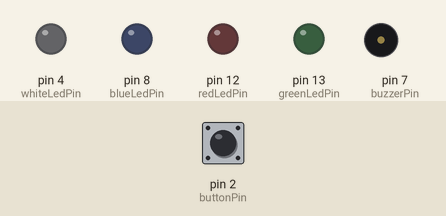
Recording of a sketch running on a simulated Arduino Uno, built with avr-gcc and run on an emulated ATmega328P. Shown: output pins drawn as LEDs (lit = HIGH), buzzer (waves = sounding). Dashed ring = blinking. The inputs (shaded band) are chosen by the test bench; at power-on: pin 2 (buttonPin) LOW.

Above: at 1.2 s.
1.3 s: pin 2 (buttonPin) pulled HIGH for 0.15 s
At 1.45 s:
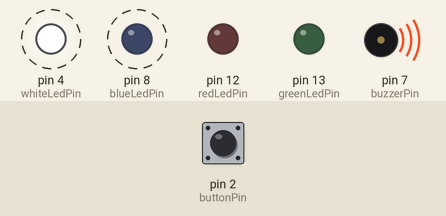
4.3 s: pin 2 (buttonPin) pulled HIGH for 3.2 s
At 4.65 s:
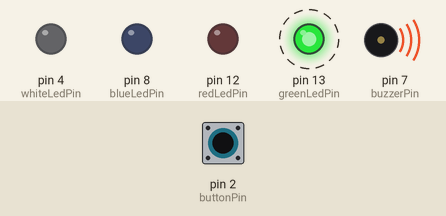
At 5.0 s:
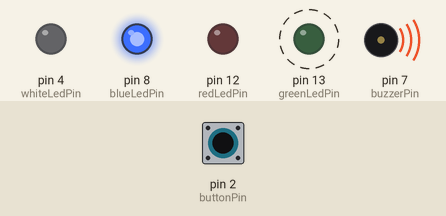
Timing chart, 0 to 9.3 s (numbered marks = the images above; inputs shaded):
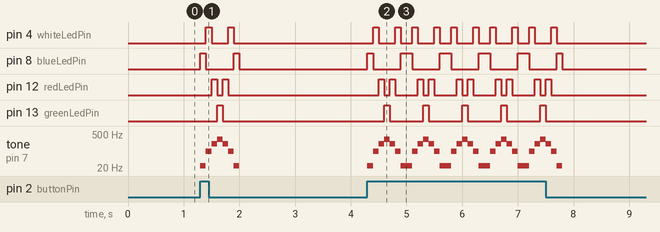

Measured:
- after the input at 1.3 s, pin 4 (whiteLedPin): alternates HIGH for 0.10 s and LOW for 0.30 s, 4 changes in all, then stays LOW, starting after 0.10 s; pin 8 (blueLedPin): alternates HIGH for 0.10 s and LOW for 0.50 s, 4 changes in all, then stays LOW, starting at once
- after the input at 4.3 s, pin 4 (whiteLedPin): LOW → HIGH after 0.10 s, then repeats every 0.70 s: LOW 0.30 s, HIGH 0.10 s, LOW 0.20 s, HIGH 0.10 s, until it stays LOW from 7.7 s; pin 8 (blueLedPin): goes HIGH 0.10 s, 4 × (LOW 0.50 s, HIGH 0.20 s), LOW 0.50 s, HIGH 0.10 s, then LOW, starting at once

The sketch:

Make_It_Blink.ino
```cpp
// This is the code to make an LED blink on and off.

// The first step is to define a variable called "ledPin."
// Whenever the computer sees "ledPin" in the program, the computer will think of it as the number 13
// The "const" tells the computer that "ledPin" is constant and cannot be changed in the program
// The "int" tells the computer that "ledPin" is an integer, such as 13, and not another type of number such as 13.5
// Note that each line of code we write must end in a ;
const int greenLedPin = 13;
const int whiteLedPin = 4;
const int redLedPin = 12;
const int blueLedPin = 8;
const int delayTime = 100;
const int buzzerPin = 7;
const int buttonPin = 2;
int buttonState = 0;

void setup() {
  // Here we’ll set up pin 13 to receive the output that turns the LED on and off.
  // We’ll use the pinMode() function to to this.  This function needs two values to operate.
  // The first value is the pin number, and the second value is either INPUT or OUTPUT.
  pinMode(greenLedPin,OUTPUT);
  pinMode(whiteLedPin,OUTPUT);
  pinMode(redLedPin,OUTPUT);
  pinMode(blueLedPin,OUTPUT);
  pinMode (buzzerPin, OUTPUT);
  pinMode (buttonPin, INPUT);
}

//We are done with our setup for this sketch so we can begin the loop.

void loop() {

// read the state of the pushbutton value:
  buttonState = digitalRead(buttonPin);

  if(buttonState == HIGH){
    //blue on all others off
    digitalWrite(greenLedPin,LOW);
    digitalWrite(whiteLedPin,LOW);
    digitalWrite(redLedPin,LOW);
    digitalWrite(blueLedPin,HIGH);
    tone(buzzerPin, 25);
    delay(delayTime);

    //white on all others off
    digitalWrite(greenLedPin,LOW);
    digitalWrite(whiteLedPin,HIGH);
    digitalWrite(redLedPin,LOW);
    digitalWrite(blueLedPin,LOW);
    tone(buzzerPin, 100);
    delay(delayTime);

    //red on all others off
    digitalWrite(greenLedPin,LOW);
    digitalWrite(whiteLedPin,LOW);
    digitalWrite(redLedPin,HIGH);
    digitalWrite(blueLedPin,LOW);
    tone(buzzerPin, 200);
    delay(delayTime);

    //green on all others off
    digitalWrite(greenLedPin,HIGH);
    digitalWrite(whiteLedPin,LOW);
    digitalWrite(redLedPin,LOW);
    digitalWrite(blueLedPin,LOW);
    tone(buzzerPin, 300);
    delay(delayTime);

    //red on all others off
    digitalWrite(greenLedPin,LOW);
    digitalWrite(whiteLedPin,LOW);
    digitalWrite(redLedPin,HIGH);
    digitalWrite(blueLedPin,LOW);
    tone(buzzerPin, 200);
    delay(delayTime);

    //white on all others off
    digitalWrite(greenLedPin,LOW);
    digitalWrite(whiteLedPin,HIGH);
    digitalWrite(redLedPin,LOW);
    digitalWrite(blueLedPin,LOW);
    tone(buzzerPin, 100);
    delay(delayTime);

    //blue on all others off
    digitalWrite(greenLedPin,LOW);
    digitalWrite(whiteLedPin,LOW);
    digitalWrite(redLedPin,LOW);
    digitalWrite(blueLedPin,HIGH);
    tone(buzzerPin, 25);
    delay(delayTime);
  }else{
    //All off
    digitalWrite(greenLedPin,LOW);
    digitalWrite(whiteLedPin,LOW);
    digitalWrite(redLedPin,LOW);
    digitalWrite(blueLedPin,LOW);
    noTone(buzzerPin);
  }
}


//When the computer gets to the end of the loop, it will begin the process again.
```
